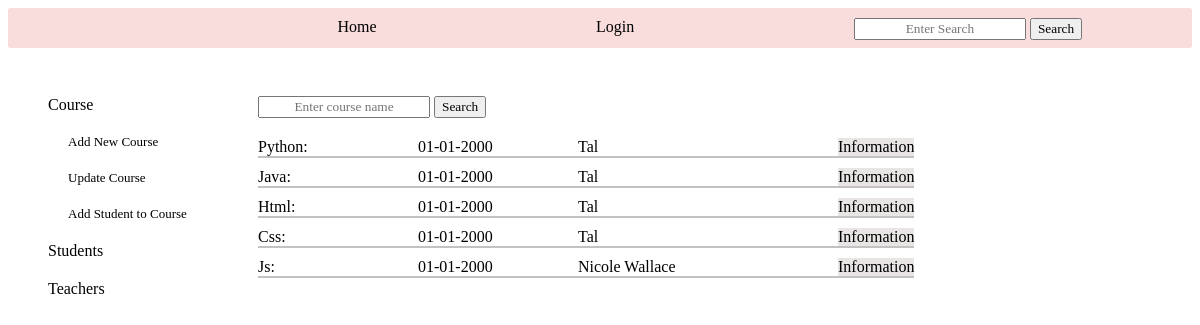
The app's page /admin_courses with its own data.
### tables this page shows
CREATE TABLE courses (
        id INTEGER PRIMARY KEY,
        name TEXT NOT NULL,
        description TEXT DEFAULT "Still not updated",
        teacher_id TEXT NOT NULL DEFAULT "Still not updated",
        start TEXT DEFAULT "Still not updated",
        day TEXT DEFAULT "Still not updated",
        time TEXT DEFAULT "Still not updated", 
        FOREIGN KEY (teacher_id) REFERENCES teachers (id)
        );

CREATE TABLE teachers (
        id INTEGER PRIMARY KEY,
        name TEXT NOT NULL,
        email TEXT UNIQUE ,
        phone TEXT UNIQUE ,
        user_id INTEGER,
        FOREIGN KEY(user_id) REFERENCES new_users (id)
        );

### app.py (the view, shortened to what this page needs)
@app.route('/admin_courses',methods=['GET', 'POST'])
def admin_courses(): # courses information and actions for admin
    log=check_log()
    info=info_user()
    form=['create']
    return render_template('admin_courses.html', log=log, info=info, course_dict='', course_attend='', attend_update='', attend_date_update='', form=form, courses_teachers=courses_teachers())

### app.py (called while the page is built)
def check_log(): #check if user is loged in or not
    log_result={}
    if "name" in session:
        link='/logout'
        log='Logout'
        log_result['link']=link
        log_result['log']=log
        return log_result
    else:
        link='/login'
        log='Login'
        log_result['link']=link
        log_result['log']=log
        return log_result

def info_user(): # get user info
    if "role" in session:
        info={}
        if session['role']=='admin':
            info['id']=session['id']
            info['link']=f"/administrator/{session['id']}"
            info['word']='Administrator'
            info['hello']=f"Hello {crud.admin_name(session['id'])}- what do you want to do?"
        if session['role']=='teacher':
            info['id']=session['id']
            info['link']=f"/teacher_profile/{session['id']}"
            info['word']=f"Welcome {crud.teacher_name(session['id'])}"
            info['class']='user_hello'
        if session['role']=='student':
            info['id']=session['id']
            info['link']=f"/student_profile/{session['id']}"
            info['word']=f"Welcome {crud.student_name(session['id'])}"
            info['class']='user_hello'
        return info

### crud.py (called while the page is built)
def read_all(table):
    return query(f"SELECT * FROM {table}")

### functions.py (called while the page is built)
def create_courses_objects(courses: list):
    courses_objects=[classes.Course(course[0], course[1], course[2], course[3], course[4], course[5], course[6] ) for course in courses]
    for c in courses_objects:
        c.start=f'{c.start[8:]}-{c.start[5:7]}-{c.start[0:4]}'
    return courses_objects

def create_teachers_objects(teachers: list):
    teachers_objects=[classes.Teacher(teacher[0], teacher[1], teacher[2], teacher[3], teacher[4]) for teacher in teachers]
    return teachers_objects

def courses_teachers():
    courses_teachers=[]
    for course in create_courses_objects(crud.read_all('courses')):
        for teacher in create_teachers_objects(crud.read_all('teachers')):
            if course.teacher_id==str(teacher.tid):
                course_teacher=classes.Course(course.tid, course.name, course.description, teacher.name, course.start, course.day, course.time)
                courses_teachers.append(course_teacher)
    return courses_teachers

### setup_db.py (called while the page is built)
def query(sql):
    with sqlite3.connect('students.db') as conn:
        cur=conn.cursor()
        cur.execute(sql)
        return cur.fetchall()

### templates/admin_courses.html (shortened to what this page needs)
{% include "admin_nav_courses.html" %}
    <div class="admin_courses_main">
        <div class="main_course_search">
            <div class="course_search">
                {% for f in form %}
                <form action="" method="POST">
                    <input type="text" name="search" placeholder="Enter course name">
                    <input type="submit" value="Search">
                </form>
                {% endfor %}
            </div>
            <div class="courses_list">
                {% for course in courses_teachers %}
                <div class="course_info">
                    <div class="course_name"> {{course.name}}:</div>
                    <div class="course_start">{{course.start}}</div>
                    <div class="course_teacher">{{course.teacher_id}}</div>
                    <a href="/course_info/{{course.tid}}">Information</a>
                </div>
                {% endfor %}
            </div>
        </div>
    </div>
    <div class="info_more_links">
    </div>
</div>

### static/style.css (style rules this page uses)
input { font-family: 'Times New Roman', Times, serif; text-align: center; }
.info_more_links { display: flex; gap: 5px; grid-row: 1; grid-column: 2; height: 18px; margin-left: 320px; }
.admin_courses_main { grid-column: 2; grid-row: 2; display: flex; }
.main_course_search { display: flex; flex-direction: column; gap:20px; }
.courses_list { display: flex; flex-direction: column; gap:10px; }
.course_info { display: flex; gap: 10px; justify-content: left; border-bottom: solid; border-width: 2px; border-color: rgb(195, 193, 193); }
.course_info>a { text-decoration: none; color: black; background-color: rgb(233, 229, 229); }
.course_name { width: 150px; }
.course_start { width:150px ; }
.course_teacher { width: 250px; }

### records on screen
courses: name "Python"
teachers: teacher_id "Tal" "Tal" "Tal" "Tal"
courses: name "Java"
courses: name "Html"
courses: name "Css"
courses: name "Js"
teachers: teacher_id "Nicole Wallace"

### other values on screen
{{ log.log }} "Login"
{{ course.start }} "01-01-2000" "01-01-2000" "01-01-2000" "01-01-2000" "01-01-2000"
